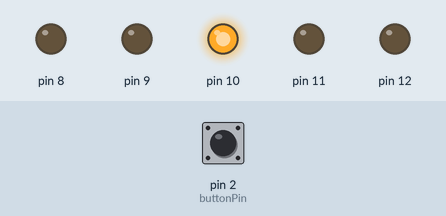
A sketch run on a simulated Arduino Uno, built with avr-gcc and run on an emulated ATmega328P. Parts: output pins drawn as LEDs (lit = HIGH). Inputs (shaded band) come from the test bench; at power-on: pin 2 (buttonPin) LOW. Random numbers use the default seed unless the sketch sets one.

Above: at 1.35 s.
At 6.9 s:
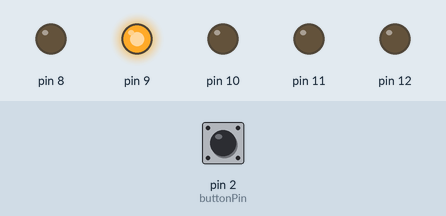
At 16.16 s:
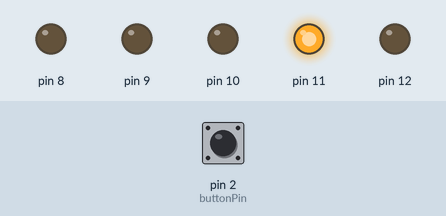
At 22.62 s:
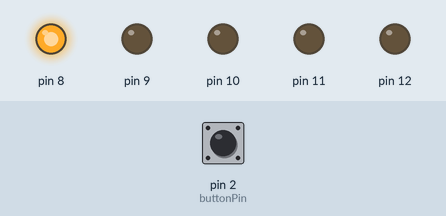
At 38.44 s:
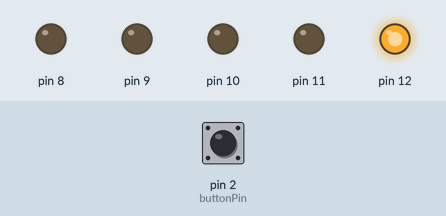
Timing chart, 0 to 40.0 s (numbered marks = the images above):
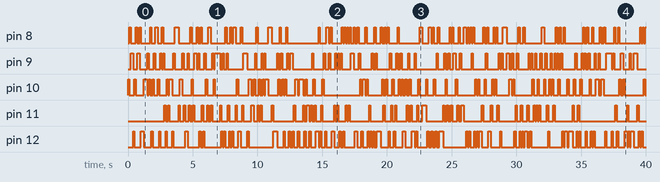

The sketch:

LED_ButtonControl_001.ino
```cpp
/******************************
  Title: LED Button Control Ver 1
  Date: 2014-08-07
  By; April & Aaron
******************************/

#define buttonPin 2

byte x = B00001;
byte shift = 0;
byte limit = 5;

int ledPattern[] = {B10000, B01000, B00100, B00010, B00001};

int buttonState = 0;

void setup() {
  pinMode(buttonPin, INPUT);
  DDRB = B11111;    //set PortB(pin 8-12) to OUTPUT
}

void loop() {
  buttonState = digitalRead(buttonPin);

  if (buttonState == HIGH) {
    PORTB = x << shift;
    shift ++;

    if (shift == limit) {
      shift = 0;
    }
    delay(100);
  }

  if (buttonState == LOW) {
    int n = random(0,5);
    PORTB = ledPattern[n];
    delay(100);
  }
}
```

Measured:
- by itself, pin 8: LOW → HIGH at 0.10 s, → LOW 0.10 s later, → HIGH 0.40 s later, → LOW 0.10 s later, … (131 changes in this stretch)
- by itself, pin 9: LOW → HIGH at 0.20 s, → LOW 0.20 s later, → HIGH 0.30 s later, → LOW 0.20 s later, … (142 changes in this stretch)
- by itself, pin 10: LOW → HIGH at 0.00 s, → LOW 0.10 s later, → HIGH 0.40 s later, → LOW 0.10 s later, … (126 changes in this stretch)
- by itself, pin 11: LOW → HIGH at 2.8 s, → LOW 0.10 s later, → HIGH 0.20 s later, → LOW 0.10 s later, … (112 changes in this stretch)
- by itself, pin 12: LOW → HIGH at 0.40 s, → LOW 0.10 s later, → HIGH 0.50 s later, → LOW 0.20 s later, … (144 changes in this stretch)
